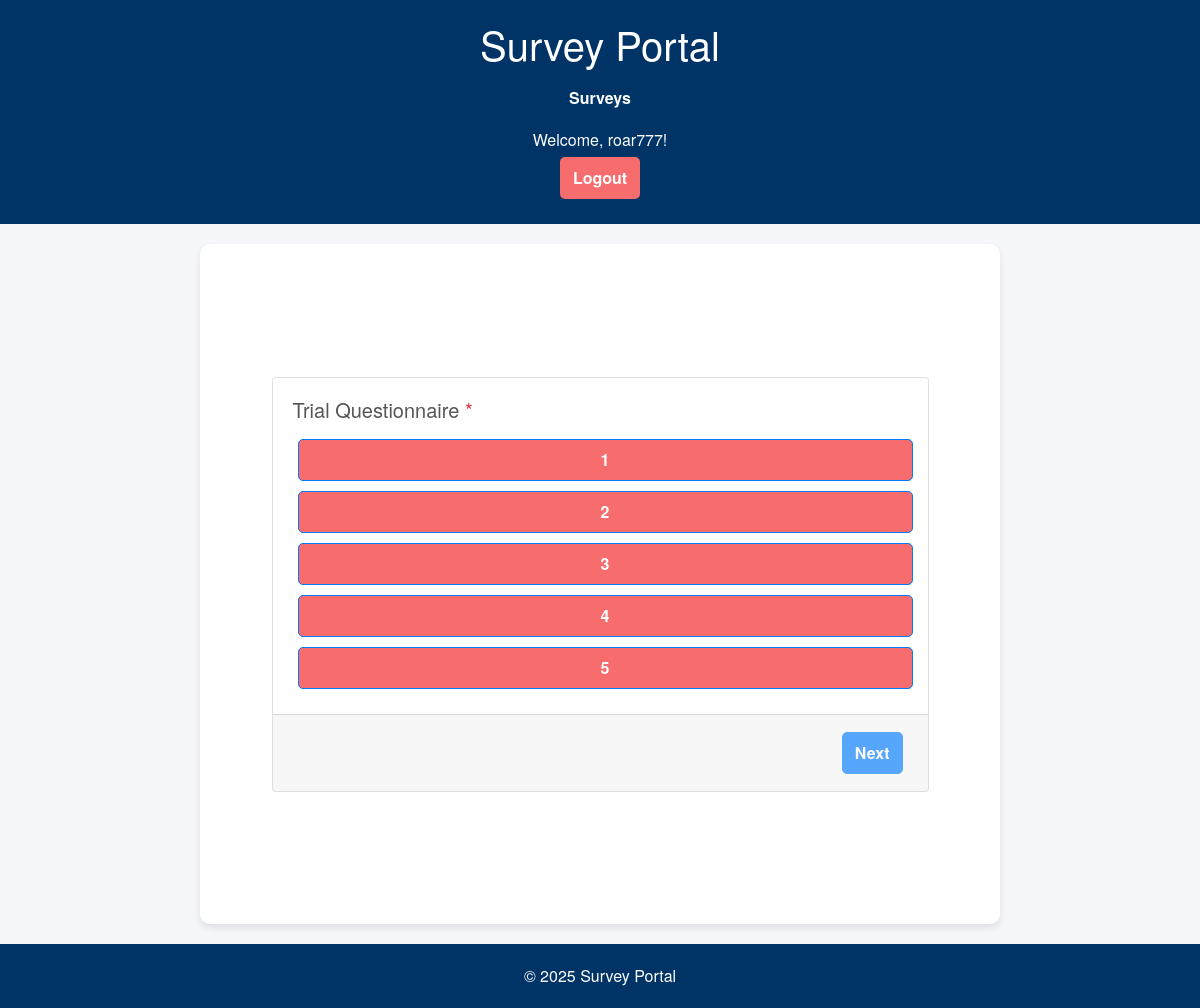
The app's page /survey/6/ (signed in) with its own data.
### surveys/models.py (models this page shows, shortened)
class Question(models.Model):
    survey = models.ForeignKey(Survey, on_delete=models.CASCADE, related_name='questions')
    text = models.TextField()
    CHART_CHOICES = [
         ('bar', 'Bar Chart'),
         ('line', 'Line Chart'),
         ('pie', 'Pie Chart'),
    ]
    chart_type = models.CharField(max_length=10, choices=CHART_CHOICES, default='bar')
    required = models.BooleanField(default=False)  # New field for required?

class Choice(models.Model):
    question = models.ForeignKey(Question, on_delete=models.CASCADE, related_name='choices')
    text = models.CharField(max_length=255)

### surveys/views.py (the view, shortened to what this page needs)
# urls.py: path('survey/<int:survey_id>/', views.survey_detail, name='survey_detail'),
@login_required
def survey_detail(request, survey_id):
    survey = get_object_or_404(Survey, pk=survey_id)
    if request.method == 'GET':
        survey.visited += 1
        survey.save()
    return render(request, 'survey_detail.html', {'survey': survey})

### surveys/templates/survey_detail.html (shortened to what this page needs)
{% extends 'base.html' %}
{% block content %}
<div class="container d-flex align-items-center justify-content-center" style="min-height: 80vh;">
  <form method="post" id="survey-form" class="w-100">
    <div id="question-cards">
      {% for question in survey.questions.all %}
      <div class="card question-card" data-index="{{ forloop.counter0 }}" data-required="{{ question.required|yesno:'true,false' }}" data-question-id="{{ question.id }}" style="display: none;">
        <div class="card-body">
          <h5 class="card-title">{{ question.text }} {% if question.required %}<span class="text-danger">*</span>{% endif %}</h5>
          <div class="options">
            {% for choice in question.choices.all %}
            <button type="button" class="btn btn-outline-primary option-btn" data-choice="{{ choice.id }}">{{ choice.text }}</button>
            {% endfor %}
          </div>
        </div>
        <div class="card-footer text-right">
          <button type="button" class="btn btn-primary next-btn" disabled style="display: none;">Next</button>
        </div>
      </div>
      {% endfor %}
    </div>
  </form>
</div>
{% endblock %}

### surveys/templates/base.html (shortened to what this page needs)
<!DOCTYPE html>
<html lang="en">
<head>
  <link rel="stylesheet" href="https://maxcdn.bootstrapcdn.com/bootstrap/4.5.2/css/bootstrap.min.css">
</head>
<body>
  <header>
    <h1>Survey Portal</h1>
    <nav>
      <a href="{% url 'survey_list' %}">Surveys</a>
    </nav>
    <div class="user-info">
      {% if user.is_authenticated %}
        <span>Welcome, {{ user.username }}!</span>
        <br>
        <a href="{% url 'logout' %}" class="btn">Logout</a>
      {% else %}
        <a href="{% url 'login' %}" class="btn">Login</a>
        <a href="{% url 'register' %}" class="btn">Register</a>
      {% endif %}
    </div>
  </header>
  <main>
    {% block content %}{% endblock %}
  </main>
  <footer>
    <p>&copy; 2025 Survey Portal</p>
  </footer>
</body>
</html>

### surveys/templates/base.html (style rules this page uses)
body { margin: 0; font-family: 'Helvetica Neue', Helvetica, Arial, sans-serif; background-color: #f5f7fa; color: #555; }
header, footer { background-color: #003366; color: #fff; text-align: center; padding: 20px; }
header h1, footer p { margin: 0; }
nav { margin-top: 10px; display: flex; justify-content: center; gap: 10px; flex-wrap: wrap; }
nav a { color: #fff; text-decoration: none; font-weight: bold; padding: 8px 12px; border-radius: 5px; transition: background-color 0.3s ease; }
.btn { background-color: #f76c6c; color: #fff; padding: 8px 12px; margin: 5px; text-decoration: none; border-radius: 5px; font-weight: bold; transition: background-color 0.3s ease, transform 0.1s ease; display: inline-block; }
.user-info { margin-top: 10px; text-align: center; }
main { max-width: 800px; margin: 20px auto; padding: 20px; background-color: #fff; border-radius: 10px; box-shadow: 0 4px 8px rgba(0,0,0,0.1); }

### surveys/templates/survey_detail.html (style rules this page uses)
.question-card { margin: auto; max-width: 90%; }
.options .btn { margin: 5px; width: 100%; }

### records on screen
Question: text "Trial Questionnaire"
Choice: text "1"
Choice: text "2"
Choice: text "3"
Choice: text "4"
Choice: text "5"

### other values on screen
{{ user.username }} "roar777"
